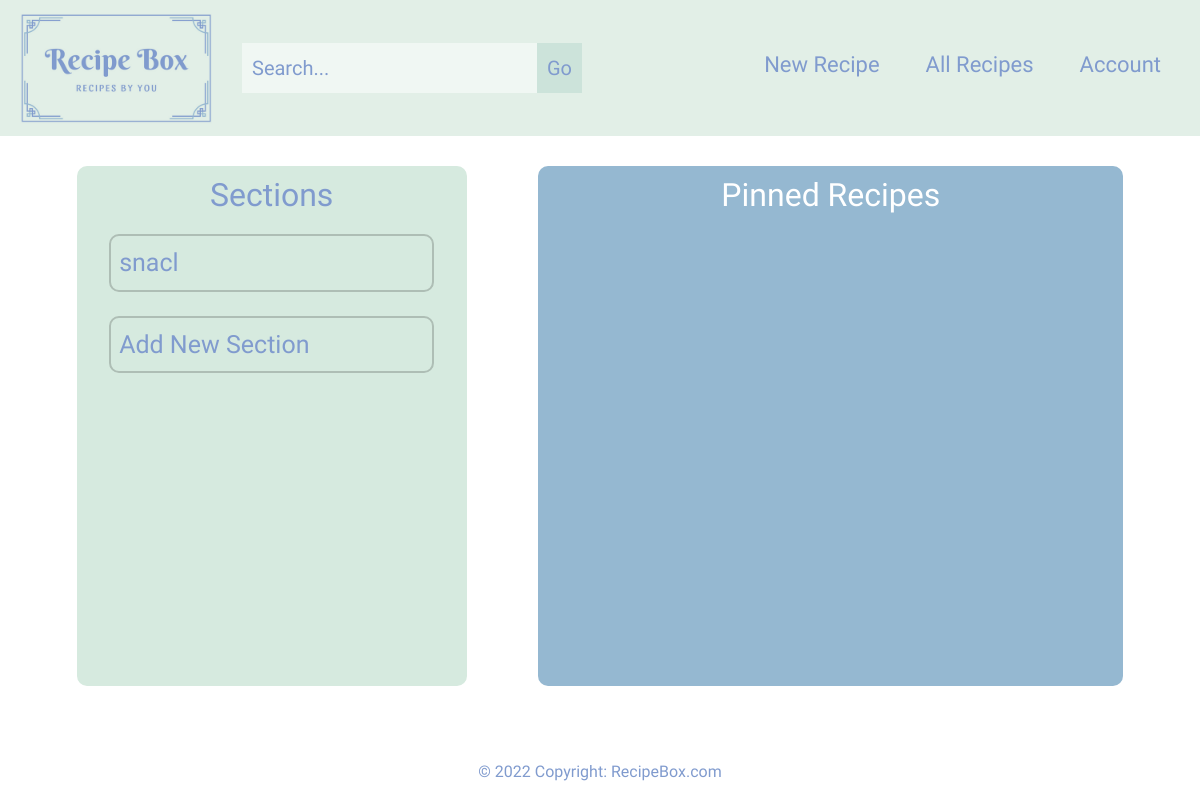
/ (signed in), run on an earlier commit of the app's database.
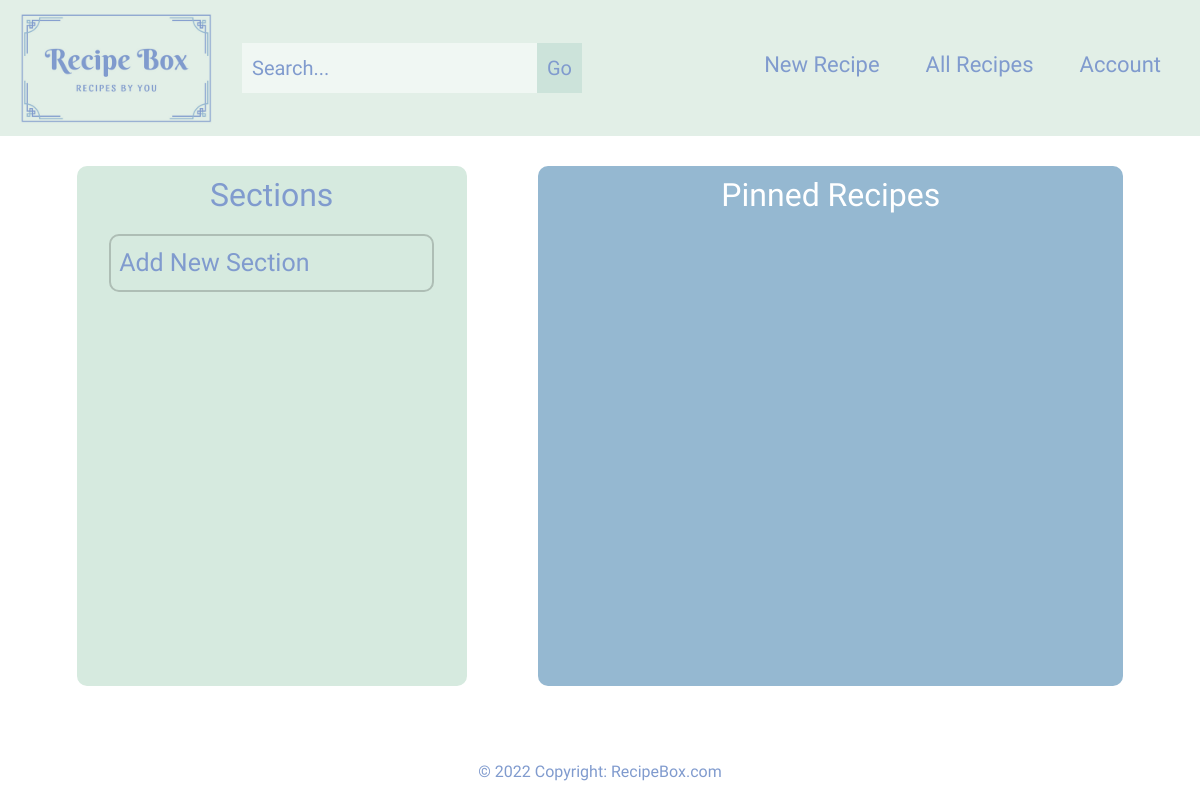
And on a later commit of the database.
### base/models.py (models this page shows, shortened)
class Section(models.Model):
    user = models.ForeignKey(settings.AUTH_USER_MODEL, on_delete=models.CASCADE)
    name = models.CharField(max_length=120)
    slug = models.SlugField(unique=True, blank=True, null=True)
    description = models.TextField(null=True, blank=True)
    order_index = models.PositiveIntegerField(null=True, blank=True)
    color = models.CharField(max_length = 16, default="#ffffff")
    class Meta:
        verbose_name = ('Section')
        verbose_name_plural = ('Sections')

### base/views.py (the view)
# urls.py: path("", views.home, name="home"),
@login_required(login_url="/login")
def home(request):
    section_qs = Section.objects.filter(user=request.user)
    pinned_qs = Recipe.objects.filter(Q(user=request.user) & Q(pinned=True))
    context = {
        "home_section_list": section_qs,
        "pinned_recipes_list": pinned_qs,
    }
    return render(request, "home.html", context)

### templates/home.html (shortened to what this page needs)
{% extends "base.html" %}
{% block page_content %}
<section id="home">
    <div class="container-fluid">
            <div class="row">
                <div class="col-sm-4 section-col">
                    <h2>Sections</h2>
                    <div class="row">
                        {% for x in home_section_list %}
                        <div class="col-sm-10 mini-section" id="section-block"><a class="col-link" href="/section/{{ x.slug }}">{{ x.name }}</a></div>
                        {% endfor %}
                        <div class="col-sm-10 mini-section"><a class="col-link" href="/section">Add New Section</a></div>
                    </div>
                </div>
                <div class="col-sm-6 pinned-col">
                    <h2>Pinned Recipes</h2>
                    </div>
                </div>
            </div>
        </div>
{% endblock %}

What changed in the data, as far as the page shows it:
removed Section: name "snacl"
